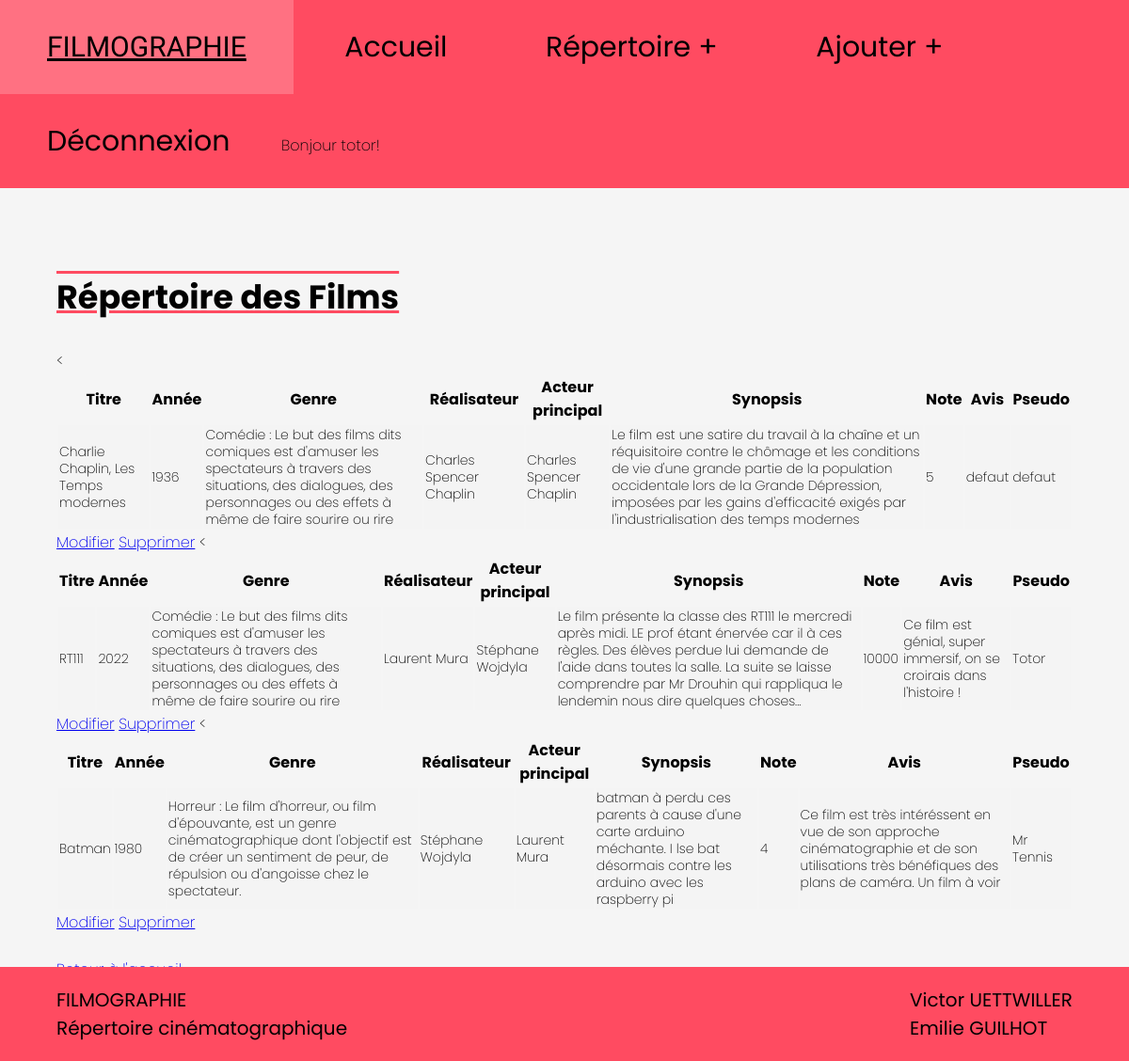
The page /webapp/show_film/ (signed in) on the database its author committed.
### webapp/models.py (models this page shows, shortened)
class Film(models.Model):
    titre = models.CharField(max_length=50)
    annee = models.IntegerField()
    genre = models.ForeignKey(Cat, on_delete=models.CASCADE)
    realisateur = models.ForeignKey(Realisateur, on_delete=models.CASCADE)
    acteur_principal = models.ForeignKey(Act, on_delete=models.CASCADE)
    synopsis = models.CharField(max_length=100000)
    note = models.IntegerField()
    avis = models.CharField(max_length=100000)
    pseudo = models.CharField(max_length=50)
    def __str__(self):
        chaine = f"{self.titre}, {self.annee}, {self.genre}, {self.realisateur}, {self.acteur_principal}, {self.synopsis}, {self.note}, {self.avis}, {self.pseudo}"
        return chaine

class Cat(models.Model):
    Nom = models.CharField(max_length=50)
    Description = models.CharField(max_length=100000)
    def __str__(self):
        chaine = f"{self.Nom} : {self.Description}"
        return chaine

class Realisateur(models.Model):
    Nom = models.CharField(max_length=50)
    def __str__(self):
        chaine = f"{self.Nom}"
        return chaine

class Act(models.Model):
    Nom = models.CharField(max_length=50)
    def __str__(self):
        chaine = f"{self.Nom}"
        return chaine

### webapp/views.py (the view)
# urls.py: path("show_film/", views.show_film),
def show_film(request):
    queryset = models.Film.objects.all()
    print(queryset)
    print(len(queryset))
    return render(request,"webapp/show_film.html",{"webapp_film" : queryset})

### webapp/templates/webapp/show_film.html (shortened to what this page needs)
{% extends "webapp/squelette.html" %}
        {% block content %}
  <h1 class="titre-cat">Répertoire des Films</h1>
<section>
    {% if user.is_authenticated %}
    {% for Film in webapp_film %}
    <table class="table is-fullwidth is-hoverable">
        <thead>
          <tr>
            <th>Titre </th>
            <th>Année </th>
            <th>Genre </th>
            <th>Réalisateur </th>
            <th>Acteur principal </th>
            <th>Synopsis </th>
            <th>Note </th>
            <th>Avis </th>
            <th>Pseudo </th>
          </tr>
        </thead>
        <tbody>
          <tr>
            <td>{{Film.titre}}</td>
            <td>{{Film.annee}}</td>
            <td>{{Film.genre}}</td>
            <td>{{Film.realisateur}}</td>
            <td>{{Film.acteur_principal}}</td>
            <td>{{Film.synopsis}}</td>
            <td>{{Film.note}}</td>
            <td>{{Film.avis}}</td>
            <td>{{Film.pseudo}}</td>
          </tr>
        </tbody>
      </table>
      <a href="/webapp/modif/film/{{Film.id}}",class='bouton'>Modifier</a>
      <a href="/webapp/delete/film/{{Film.id}}",class='bouton'>Supprimer</a>
{% endfor %}
    {% else %}
    <p>Vous n'êtes pas connecté</p>
    {% endif %}
</section>
<br>
<a href='/webapp/index'class="bouton">Retour à l'accueil</a>
{% endblock %}

### webapp/templates/webapp/squelette.html (shortened to what this page needs)
<html>
    <head>
        {% load static %}
        <link rel="stylesheet" type="text/css" href='{%static "webapp/squelette.css" %}'>
        <section class="titre">
    </head>
    <header>
        <nav>
            <ul class="navbar">
                <li style="font-family: 'Kdam Thmor Pro', sans-serif; text-decoration: underline; text-decoration-color: black;"><a href="/webapp/index/">FILMOGRAPHIE</a></li>
                <li><a href="/webapp/index/" class="clic">Accueil</a></li>
                <li>
                    <a href="#" class="clic">Répertoire</a>
                </li>
                {% if user.is_authenticated %}
                <li>
                    <a href="#" class="clic">Ajouter</a>
                </li>
                    <li><a href="{% url 'logout' %}">Déconnexion</a></li>
                    <li>Bonjour {{ user.username }}!</li>
                {% else %}
                <li><a href="/webapp/accounts/register" class="clic">Inscription</a></li>
                <li><a href="/webapp/accounts/login" class="clic">Connexion</a></li>
                {% endif %}
            </ul>
        </nav>
    </header>
    <body>
        <div class=contenu>
            {% block content %}
            {% endblock %}
        </div>
    </body>
    <footer>
        <p class=gauche>FILMOGRAPHIE<br>Répertoire cinématographique</p>
        <p class=droite>Victor UETTWILLER<br>Emilie GUILHOT</p>
    </footer>
</html>)

### webapp/static/webapp/squelette.css (style rules this page uses)
body { background-color: whitesmoke; color: rgb(0, 0, 0); font-family: 'Poppins'; font-weight: 200; margin: 0; text-decoration: none; list-style-type: none; }
.contenu { padding: 5%; }
h1 { font-size: 35px; text-decoration: underline overline; text-decoration-color: #FF4B61; }
nav { display: flex; margin: 0 0; background-color: #FF4B61; top: 0; }
nav .navbar { padding: 0; margin: 0; list-style: none; position: relative; }
nav .navbar li { display:inline-block; background-color: #FF4B61; }
nav a { display:block; padding:0 50px; color: black; font-weight: 400; list-style-type: none; text-decoration: none; font-size:30px; line-height: 100px; }
li > a:after { content: ' +'; }
li > a:only-child:after { content: ''; }
footer { position: absolute; bottom: 0; width: 100%; display: flex; justify-content: space-between; background-color: #FF4B61; font-weight: 400; color: black; font-size: 20px; }
.gauche { display: block; justify-content: left; padding-left: 60px; }
.droite { display: block; justify-content: right; padding-right: 60px; }
tbody { font-family: 'Poppins'; font-weight: 200; font-size: 14px; line-height: 18px; background: #f4f4f4; }

### rows shown on the page
Film: titre "Charlie Chaplin, Les Temps modernes", annee "1936", genre "Comédie : Le but des films dits comiques est d'amuser les spectateurs à travers des situations, des dialogues, des personnages ou des effets à même de faire sourire ou rire", realisateur "Charles Spencer Chaplin", acteur_principal "Charles Spencer Chaplin", synopsis "Le film est une satire du travail à la chaîne et un réquisitoire contre le chômage et les conditions de vie d'une grande partie de la population occidentale lors de la Grande Dépression, imposées par les gains d'efficacité exigés par l'industrialisation des temps modernes", note "5", avis "defaut", pseudo "defaut"
Film: titre "RT111", annee "2022", genre "Comédie : Le but des films dits comiques est d'amuser les spectateurs à travers des situations, des dialogues, des personnages ou des effets à même de faire sourire ou rire", realisateur "Laurent Mura", acteur_principal "Stéphane Wojdyla", synopsis "Le film présente la classe des RT111 le mercredi après midi. LE prof étant énervée car il à ces règles. Des élèves perdue lui demande de l'aide dans toutes la salle. La suite se laisse comprendre par Mr Drouhin qui rappliqua le lendemin nous dire quelques choses...", note "10000", avis "Ce film est génial, super immersif, on se croirais dans l'histoire !", pseudo "Totor"
Film: titre "Batman", annee "1980", genre "Horreur : Le film d'horreur, ou film d'épouvante, est un genre cinématographique dont l'objectif est de créer un sentiment de peur, de répulsion ou d'angoisse chez le spectateur.", realisateur "Stéphane Wojdyla", acteur_principal "Laurent Mura", synopsis "batman à perdu ces parents à cause d'une carte arduino méchante. I lse bat désormais contre les arduino avec les raspberry pi", note "4", avis "Ce film est très intéréssent en vue de son approche cinématographie et de son utilisations très bénéfiques des plans de caméra. Un film à voir", pseudo "Mr Tennis"

### other values the page prints
{{ user.username }} "totor"
